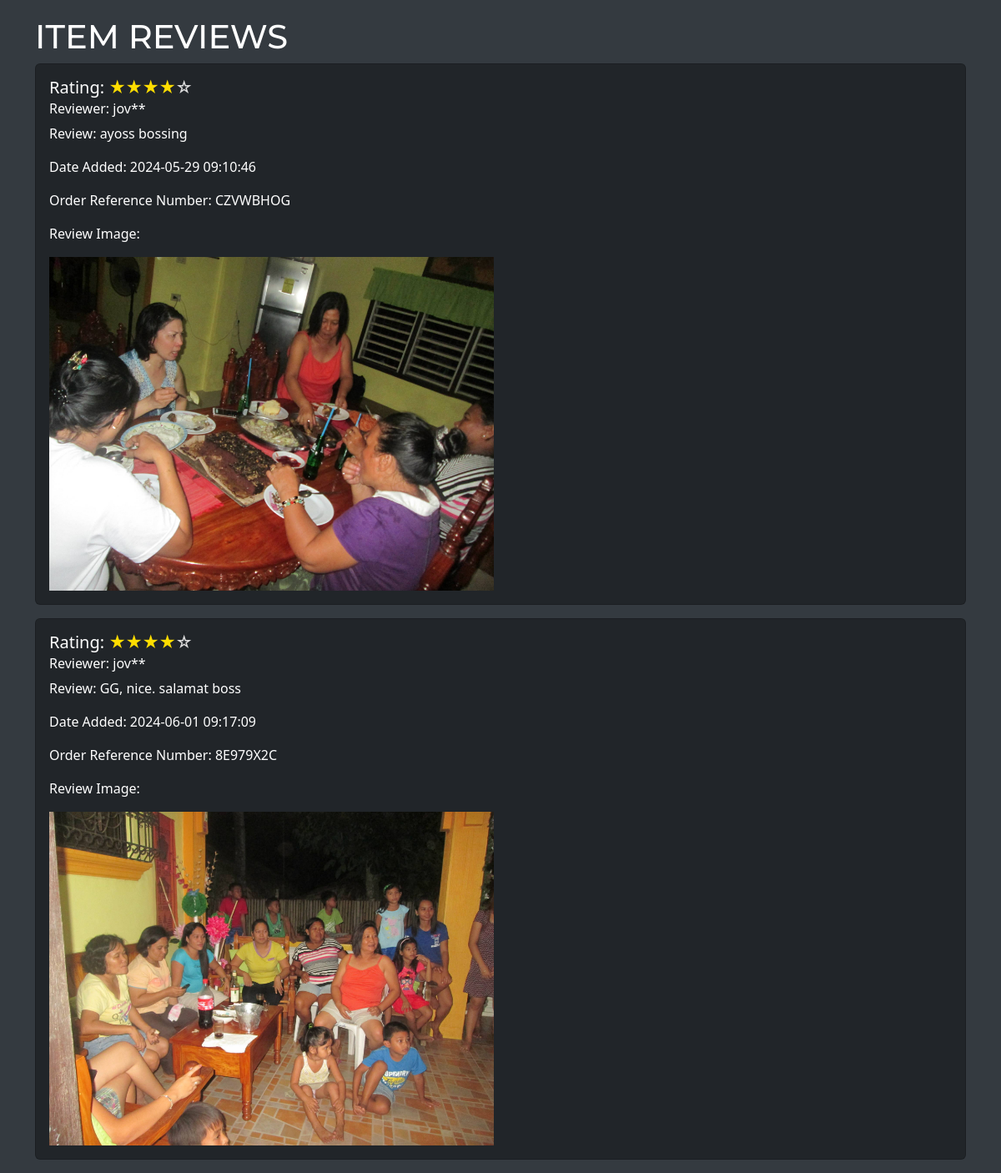
Screenshot of /common_user/disp_rev.php?item_id=48 with the database file from the repository.
### tables this page shows
CREATE TABLE `reviews` (
  `review_id` int(11) NOT NULL,
  `item_id` int(11) DEFAULT NULL,
  `user_id` int(11) DEFAULT NULL,
  `rating` int(11) DEFAULT NULL,
  `review_text` text DEFAULT NULL,
  `created_at` timestamp NOT NULL DEFAULT current_timestamp(),
  `order_ref_number` varchar(255) NOT NULL,
  `rev_img` varchar(255) DEFAULT NULL
);

CREATE TABLE `users` (
  `user_id` int(255) NOT NULL,
  `fname` varchar(255) NOT NULL,
  `address` varchar(255) NOT NULL,
  `user_cat` varchar(255) NOT NULL COMMENT 'U -User/Client\r\nA -Admin/Seller\r\n',
  `uname` varchar(255) NOT NULL,
  `password` varchar(255) NOT NULL,
  `date_added` timestamp NOT NULL DEFAULT current_timestamp() ON UPDATE current_timestamp(),
  `user_img` varchar(255) DEFAULT NULL
);

### common_user/disp_rev.php (the view, shortened to what this page needs)
<?php
include_once "../db.php";
if (isset($_GET['item_id'])) {
    $item_id = $_GET['item_id'];
} else {
}
$sql_reviews = "SELECT r.rating, r.review_text, r.created_at, r.order_ref_number, r.rev_img, u.uname
                FROM reviews r
                JOIN users u ON r.user_id = u.user_id
                WHERE r.item_id = '$item_id'";
$result_reviews = mysqli_query($conn, $sql_reviews);
?>
<!DOCTYPE html>
<html lang="en">
<head>
    <link rel="stylesheet" href="../css/bootstrap.css">
</head>
<body>
<div class="container">
    <h1>Item Reviews</h1>
    <?php if (mysqli_num_rows($result_reviews) > 0): ?>
        <?php while ($row = mysqli_fetch_assoc($result_reviews)): ?>
            <div class="card mb-3">
                <div class="card-body">
                    <h5 class="card-title">Rating:
                        <div class="star-rating">
                            <?php
                            $rating = $row['rating'];
                            for ($i = 1; $i <= 5; $i++) {
                                if ($i <= $rating) {
                                    echo '<span class="filled">&#9733;</span>';
                                } else {
                                    echo '<span>&#9734;</span>';
                                }
                            }
                            ?>
                        </div>
                    </h5>
                    <?php
                    $reviewer_name = $row['uname'];
                    $obfuscated_name = substr($reviewer_name, 0, 3) . str_repeat('*', strlen($reviewer_name) - 3);
                    ?>
                    <h6 class="card-subtitle mb-2" style="color: #fff;">Reviewer: <?php echo $obfuscated_name; ?></h6>
                    <p class="card-text">Review: <?php echo $row['review_text']; ?></p>
                    <p class="card-text">Date Added: <?php echo $row['created_at']; ?></p>
                    <p class="card-text">Order Reference Number: <?php echo $row['order_ref_number']; ?></p>
                    <?php if (!empty($row['rev_img'])): ?>
                        <p class="card-text">Review Image:</p>
                        <img src="<?php echo $row['rev_img']; ?>" class="review-image" alt="Review Image">
                    <?php endif; ?>
                </div>
            </div>
        <?php endwhile; ?>
    <?php else: ?>
        <div class="alert alert-info" role="alert">
            No reviews to show.
        </div>
    <?php endif; ?>
</div>
</body>
</html>

### common_user/disp_rev.php (style rules this page uses)
body { background-color: #343a40; color: #ffffff; padding-top: 20px; }
.star-rating { unicode-bidi: bidi-override; font-size: 20px; display: inline-block; color: #ffdd00; }
.star-rating > span { display: inline-block; position: relative; width: 1em; color: #ddd; }
.star-rating > span.filled { color: #ffdd00; }
.review-image { max-width: 50%; max-height: 50vh; width: auto; height: auto; }
.card { background-color: #212529; color: #ffffff; margin-bottom: 20px; }
.card-title { color: #ffffff; }
.card-subtitle { color: #ffffff; }
.card-text { color: #ffffff; }
h1 { text-transform: uppercase; font-family: 'Montserrat', sans-serif; }

### rows the page displays
reviews: rating 4 (drawn), user.uname "jov**", review_text "ayoss bossing", created_at "2024-05-29 09:10:46", order_ref_number "CZVWBHOG", rev_img (picture)
reviews: rating 4 (drawn), user.uname "jov**", review_text "GG, nice. salamat boss", created_at "2024-06-01 09:17:09", order_ref_number "8E979X2C", rev_img (picture)
